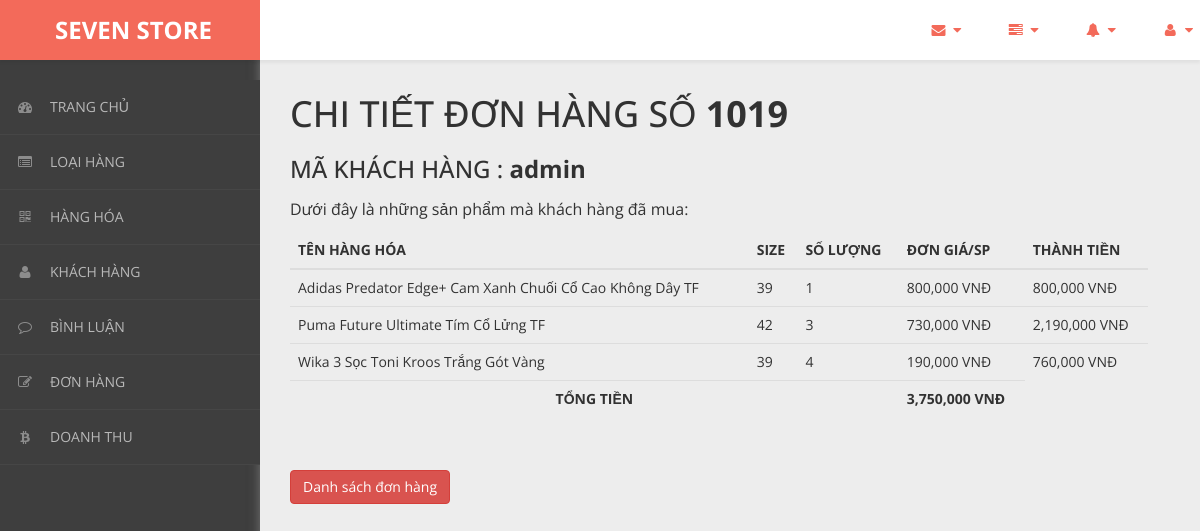
The page /admin/content/hoa-don/chi-tiet-hoa-don.php?ma_hd=1019&ma_kh=admin on the database its author committed.
### tables this page shows
CREATE TABLE `hoa_don_chi_tiet` (
  `ma_hd` int(11) NOT NULL,
  `size` int(11) NOT NULL,
  `so_luong` int(11) NOT NULL,
  `don_gia` int(11) NOT NULL,
  `ma_hh` int(11) NOT NULL
);

CREATE TABLE `hang_hoa` (
  `ma_hh` int(11) NOT NULL,
  `ten_hh` varchar(100) NOT NULL,
  `hinh` varchar(50) NOT NULL,
  `don_gia` int(11) NOT NULL,
  `giam_gia` int(11) NOT NULL,
  `mo_ta` varchar(1000) NOT NULL,
  `ma_loai` int(11) NOT NULL
);

### admin/dao/pdo.php (called while the page is built, shortened)
<?php
    function pdo_get_connection(){
        $pdo = new PDO("mysql:host=localhost;dbname=sevenstore",'root','');
        $pdo->setAttribute(PDO::ATTR_ERRMODE, PDO::ERRMODE_EXCEPTION);
        return $pdo;
    }
    function pdo_query($sql){
        $sql_args = array_slice(func_get_args(),1);
        try{
            $conn = pdo_get_connection();
            $stmt = $conn ->prepare($sql);
            $stmt -> execute($sql_args);
            $rows = $stmt -> fetchAll();
            return $rows;
        }catch(PDOException $e){
            throw $e;
        }finally{
            unset($conn);
        }
    }
    ?>

### admin/dao/hoa-don.php (called while the page is built, shortened)
<?php
    require_once ('pdo.php');
    function hoa_don_chi_tiet_select_by_id($ma_hd){
        $sql = "SELECT * FROM hoa_don_chi_tiet
        JOIN hang_hoa ON hoa_don_chi_tiet.ma_hh = hang_hoa.ma_hh
        WHERE hoa_don_chi_tiet.ma_hd=?";
        return pdo_query($sql,$ma_hd);
    }
?>

### admin/content/hoa-don/chi-tiet-hoa-don.php (the view, shortened to what this page needs)
<!DOCTYPE html>
<html xmlns="http://www.w3.org/1999/xhtml">
<head>
    <link href="../../../css/admin/css/bootstrap.css" rel="stylesheet" />
    <link href="../../../css/admin/css/font-awesome.css" rel="stylesheet" />
    <link href="../../../css/admin/css/custom-styles.css" rel="stylesheet" />
</head>
<body>
    <div id="wrapper">
        <nav class="navbar navbar-default top-navbar" role="navigation">
            <div class="navbar-header">
                <a class="navbar-brand" href="../../../../sevenstore/trang-chinh/"><strong style = "margin-left: 40px;">SEVEN STORE</strong></a>
            </div>
            <ul class="nav navbar-top-links navbar-right">
                <li class="dropdown">
                    <a class="dropdown-toggle" data-toggle="dropdown" href="#" aria-expanded="false">
                        <i class="fa fa-envelope fa-fw"></i> <i class="fa fa-caret-down"></i>
                    </a>
                </li>
                <li class="dropdown">
                    <a class="dropdown-toggle" data-toggle="dropdown" href="#" aria-expanded="false">
                        <i class="fa fa-tasks fa-fw"></i> <i class="fa fa-caret-down"></i>
                    </a>
                </li>
                <li class="dropdown">
                    <a class="dropdown-toggle" data-toggle="dropdown" href="#" aria-expanded="false">
                        <i class="fa fa-bell fa-fw"></i> <i class="fa fa-caret-down"></i>
                    </a>
                </li>
                <li class="dropdown">
                    <a class="dropdown-toggle" data-toggle="dropdown" href="#" aria-expanded="false">
                        <i class="fa fa-user fa-fw"></i> <i class="fa fa-caret-down"></i>
                    </a>
                </li>
            </ul>
        </nav>
        <nav class="navbar-default navbar-side" role="navigation">
            <div class="sidebar-collapse">
                <ul class="nav" id="main-menu">
                    <li>
                        <a href="../thong-ke/thong-ke-list.php"><i class="fa fa-dashboard"></i>TRANG CHỦ</a>
                    </li>
                    <li>
                        <a href="../loai-hang/loai-hang-list.php"><i class="fa fa-list-alt" aria-hidden="true"></i>LOẠI HÀNG</a>
                    </li>
                    <li>
                        <a href="../hang-hoa/hang-hoa-list.php"><i class="fa fa-qrcode"></i>HÀNG HÓA</a>
                    </li>
                    <li>
                        <a href="../khach-hang/khach-hang-list.php"><i class="fa fa-user"></i>KHÁCH HÀNG</a>
                    </li>
                    <li>
                        <a href="../binh-luan/binh-luan-list.php"><i class="fa fa-comment-o" aria-hidden="true"></i>BÌNH LUẬN</a>
                    </li>
                    <li>
                    <a href="../hoa-don/hoa-don-list.php"><i class="fa fa-edit"></i>ĐƠN HÀNG</a>
                    </li>
                    <li>
                        <a href="../doanh-thu/doanh-thu-list.php"><i class="fa fa-bitcoin"></i>DOANH THU</a>
                    </li>
                </ul>
            </div>
        </nav>
        <div id="page-wrapper">
		  <div class="header">
                                <?php
                                require_once ('../../../admin/dao/hoa-don.php');
                                extract($_REQUEST);
                                $items = hoa_don_chi_tiet_select_by_id($ma_hd);
                                $Total = 0;
                            ?>
                        <div class="page-header">
                            <h1>CHI TIẾT ĐƠN HÀNG SỐ <b><?=$ma_hd?></b></h1><br>
                            <h3>MÃ KHÁCH HÀNG : <b><?=$ma_kh;?></b></h3>
                            <p>Dưới đây là những sản phẩm mà khách hàng đã mua: </p>
                            <table class="table table-hover">
                                <thead>
                                  <tr>
                                    <th>TÊN HÀNG HÓA</th>
                                    <th>SIZE</th>
                                    <th>SỐ LƯỢNG</th>
                                    <th>ĐƠN GIÁ/SP</th>
                                    <th>THÀNH TIỀN</th>
                                  </tr>
                                </thead>
                                <tbody>
                                <?php foreach($items as $item){
                                     extract($item);
                                    ?>
                                  <tr>
                                    <td><?=$ten_hh?></td>
                                    <td><?=$size?></td>
                                    <td><?=$so_luong?></td>
                                    <td><?=number_format($don_gia)?> VNĐ</td>
                                    <td><?=number_format($don_gia * $so_luong); $Total +=($don_gia * $so_luong)?> VNĐ</td>
                                  </tr>
                                <?php } ?>
                                <tr>
                                    <td colspan="3" style = "text-align:center;"><b>TỔNG TIỀN</b></td>
                                    <td><b><?=number_format($Total) ?> VNĐ</b></td>
                                </tr>
                                </tbody>
                              </table>
                        </div>
                        <a href="hoa-don-list.php"><button class="btn btn-danger">Danh sách đơn hàng</button></a>
		</div>
            </div>
        </div>
</body>
</html>

### css/admin/css/custom-styles.css (style rules this page uses)
body { font-family: 'Open Sans', sans-serif; background: #3E3E3E; }
#wrapper { width: 100%; }
#page-wrapper { padding: 15px 15px; min-height: 600px; background: #EDEDED; }
h1, .h1, h2, .h2, h3, .h3 { margin-top: 7px; margin-bottom: -5px; }
p { font-size:16px; line-height:25px; padding-top:20px; }
.navbar-side { z-index: 0; }
.navbar-side .nav > li > a > i { color: #8C8C8C;padding: 8px;width: 30px;text-align: center; }
.top-navbar { position: fixed; width: 100%; z-index: 300; -webkit-box-shadow: 0 3px 3px rgba(0, 0, 0, 0.05); -moz-box-shadow: 0 3px 3px rgba(0, 0, 0, 0.05); box-shadow: 0 3px 3px rgba(0, 0, 0, 0.05); }
.navbar-side { z-index: 1; position: fixed; width: 260px; top: 80px; }
#page-wrapper { position: relative; top: 55px; box-shadow: 0 0 10px #757575; -moz-box-shadow: 0 0 10px #757575; -webkit-box-shadow: 0 0 10px #757575; }
.page-header { margin: 0;border-bottom: 1px solid transparent;text-align: left;background-color: rgb(237, 237, 237);padding: 32px 22px 32px 0;color: #323232; }
.header { margin: 0 30px; }
.top-navbar { margin:0px; }
.top-navbar .navbar-brand { color: #fff;width: 260px;text-align: left;height: 60px;font-size: 24px;font-weight: 700;line-height: 30px;background: #F36A5A; }
.top-navbar .nav > li { position: relative; display: inline-block; margin: 0px; padding: 0px; }
.top-navbar .nav > li > a { position: relative; display: block; padding: 20px;color: #FFFFFF; margin: 0px; }
.sidebar-collapse , .sidebar-collapse .nav { background:none; }
.sidebar-collapse .nav { padding:0; }
.sidebar-collapse .nav > li > a { color: #B8B8B8; background:transparent; text-shadow:none; font-size: 14px; }
.sidebar-collapse > .nav > li > a { padding: 12px 10px; }
.sidebar-collapse > .nav > li { border-bottom: 1px solid rgba(107, 108, 109, 0.19); }
.navbar-side { border:none; background: #3E3E3E; }
.top-navbar { background: #FFFFFF; border-bottom:none; }
.top-navbar .nav > li > a > i { margin-right: 2px; }
.navbar-default { border:0px solid black; }
.navbar-header { background: transparent; }
.nav > li > a > i { margin-right:10px; color: rgb(243, 106, 90); }
@media (min-width:768px) { #page-wrapper { margin: 0 0 0 260px; padding: 0; min-height: 1200px; } }
@media (min-width:768px) { .navbar-side { width: 260px; z-index: 1; } }
@media (min-width:768px) { .navbar { border-radius: 0px; } }

### rows shown on the page
hoa_don_chi_tiet: ma_hh.ten_hh "Adidas Predator Edge+ Cam Xanh Chuối Cổ Cao Không Dây TF", size "39", so_luong "1", ma_hh.don_gia "800,000", $don_gia * $so_luong "800,000"
hoa_don_chi_tiet: ma_hh.ten_hh "Puma Future Ultimate Tím Cổ Lửng TF", size "42", so_luong "3", ma_hh.don_gia "730,000", $don_gia * $so_luong "2,190,000"
hoa_don_chi_tiet: ma_hh.ten_hh "Wika 3 Sọc Toni Kroos Trắng Gót Vàng", size "39", so_luong "4", ma_hh.don_gia "190,000", $don_gia * $so_luong "760,000"

### other values the page prints
$ma_hd "1019"
$ma_kh "admin"
$Total "3,750,000"
